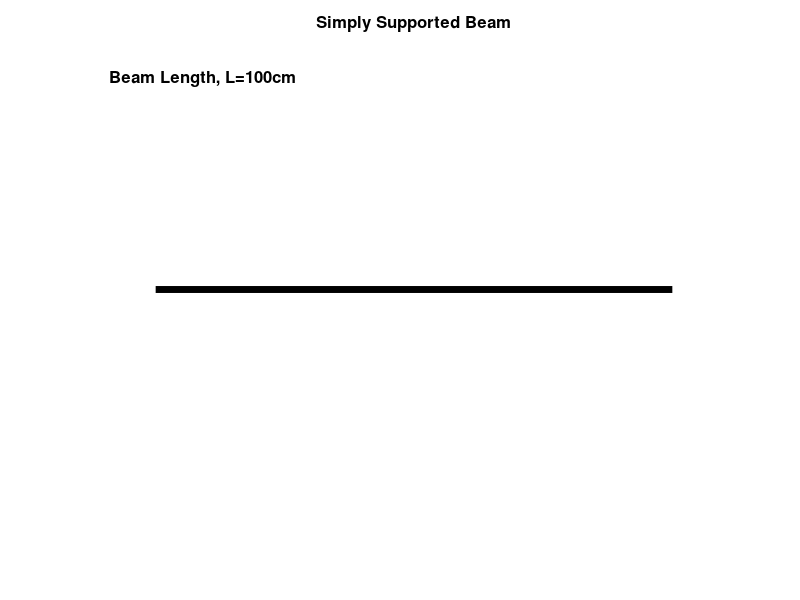

Here is the MATLAB script that generated this plot: (Note: this script raises an error after producing the figure.)
%Generates *.xml scripts for Moodle Embedded answers [cloze] 
%question name - Combined Level 3
%Created by Stecia-Marie Fletcher for the project ,'Intoducing e-learning
%environments to the Biomedical Engineering Programme', supervised by Dr. Pilar 
%Garcia Souto
%UCL Department: Medical Physics and Bioengineering
%Date: July 2014
%version 1.0

comb3=fopen('combined3.xml','w');

fprintf(comb3,'%s','<?xml version="1.0" encoding="UTF-8"?>');
fprintf(comb3,'\n%s','<quiz>');

for i=1:1:100
    
% Start Image

l=randi([10,20]);
L=l*10;

%Plotting the beam

y1=0;
y2=0;
x1=0;
x2=L;

a=plot([x1,x2],[y1,y2],'Color','black','linewidth',5);

hold on

axis([-10 L+10 -1.5 1.5]);

title('Simply Supported Beam','FontSize',12, 'FontWeight','bold');

axis off

%Indicating the beam length on the plot

L_unit=strcat('Beam Length, L= ',num2str(L),'cm');

text(-9,1.3, L_unit,'FontSize',12,'FontWeight','bold');

%Reaction Forces

arrow([0,-0.75],[0,0],'LineWidth',3)

text(-2,-0.85,'R1','Fontsize',12,'FontWeight','bold')

arrow([L,-0.75],[L,0],'LineWidth',3)

text(L-2,-0.85,'R2','Fontsize',12,'Fontweight','bold');

%Plotting distributed load

p1=randi([3,round(l/3)]);
P1=p1*10;
yr=0.05;
hr=0.3;
wr=randi([3,round(l/2.5)]);
WR=wr*10;
rectangle('Position',[P1,yr,WR,hr],'LineWidth',4,'EdgeColor','r','FaceColor','g');

%Labelling distributed load

w=randi([15,50]);
W=w*10;
W_label=strcat(num2str(W),'N');

text(P1+(WR/3),0.15,W_label,'fontsize',12,'fontweight','bold');

%Labelling distances

d1_label=strcat(num2str(P1),'cm');
d2_label=strcat(num2str(WR),'cm');
d3_label=strcat(num2str(L-P1-WR),'cm');

arrow([P1/2,-0.1],[0,-0.1],'LineWidth',2);
arrow([P1/2,-0.1],[P1,-0.1],'LineWidth',2);

arrow([P1+(WR/2),-0.1],[P1,-0.1],'LineWidth',2);
arrow([P1+(WR/2),-0.1],[P1+WR,-0.1],'LineWidth',2);

arrow([(P1+WR+L)/2,-0.1],[P1+WR,-0.1],'LineWidth',2);
arrow([(P1+WR+L)/2,-0.1],[L,-0.1],'LineWidth',2);

text(P1/3,-0.2,d1_label,'fontsize',12,'fontweight','bold');

text(P1+WR/3,-0.2,d2_label,'fontsize',12,'fontweight','bold');

text(P1+WR+(L-P1-WR)/3,-0.2,d3_label,'fontsize',12,'fontweight','bold');

%Indicating level

rectangle('Position',[L-5*L/20+5,1.3,L/20,0.1],'Curvature',[1,1],'LineWidth',1.5,'FaceColor','y');
rectangle('Position',[L-4*L/20+5,1.3,L/20,0.1],'Curvature',[1,1],'LineWidth',1.5,'FaceColor','y');
rectangle('Position',[L-3*L/20+5,1.3,L/20,0.1],'Curvature',[1,1],'LineWidth',1.5,'FaceColor','y');
rectangle('Position',[L-2*L/20+5,1.3,L/20,0.1],'Curvature',[1,1],'LineWidth',1.5);
rectangle('Position',[L-L/20+5,1.3,L/20,0.1],'Curvature',[1,1],'LineWidth',1.5);

%Showing x direction

arrow([0,-1.2],[L/4,-1.2],'linewidth',2);

text(L/4+L/40,-1.2,'x','Fontsize',12,'fontweight','bold');

imgname=strcat('level3a_',num2str(i),'.jpg');

saveas(a,imgname);

hold off

%Drawing equivalent free body diagram with point loads

%Plotting the beam

y1b=0;
y2b=0;
x1b=0;
x2b=L;

b=plot([x1b,x2b],[y1b,y2b],'Color','black','linewidth',5);

hold on

axis([-10 L+10 -1.5 1.5]);

title('Simply Supported Beam','FontSize',12, 'FontWeight','bold');

axis off

%Indicating the beam length on the plot

L_unit_b=strcat('Beam Length, L= ',num2str(L),'cm');

text(-9,1.3, L_unit_b,'FontSize',12,'FontWeight','bold');

%Reaction Forces

arrow([0,-0.75],[0,0],'LineWidth',3)

text(-2,-0.85,'R1','Fontsize',12,'FontWeight','bold')

arrow([L,-0.75],[L,0],'LineWidth',3)

text(L-2,-0.85,'R2','Fontsize',12,'Fontweight','bold');

%Plotting point load

P=P1+WR/2;
arrow([P,0.75],[P,0],'LineWidth',3)

%Labelling point load

W_label_b=strcat(num2str(W),'N');

text(P-5,0.85,W_label_b,'fontsize',12,'fontweight','bold')

%Labelling distances

d_label=strcat(num2str(P),'cm');

if P>=L/2
     
arrow([P/2,-0.1],[0,-0.1],'LineWidth',3);
arrow([P/2,-0.1],[P,-0.1],'LineWidth',3);

text(P/3,-0.2,d_label,'fontsize',12,'fontweight','bold');

else
    
    arrow([P+L/2,-0.1],[L,-0.1],'LineWidth',3);
    arrow([P+L/2,-0.1],[P,-0.1],'LineWidth',3);
    
  LP=L-P;
    
    text(P+(LP/3),-0.2,strcat(num2str(LP),'cm'),'fontsize',12,'fontweight','bold');
    
end 

%Showing x direction

arrow([0,-1.2],[L/4,-1.2],'linewidth',2);

text(L/4+L/40,-1.2,'x','Fontsize',12,'fontweight','bold');

imgname=strcat('level3b_',num2str(i),'.jpg');

saveas(b,imgname);

hold off

%End image

fprintf(comb3,'\n<!--question %d-->',i);
fprintf(comb3,'\n%s','<question type="cloze">');

fprintf(comb3,'\n%s','<name>');
fprintf(comb3,'\n<text>Combined %d Level 3</text>',i);
fprintf(comb3,'\n%s','</name>');

fprintf(comb3,'\n%s','<questiontext format="html">');
fprintf(comb3,'\n%s','<text>');
fprintf(comb3,'\n%s','<![CDATA[<p><img style="width: 625px; heght: 500px; margin-right: auto; margin-left: auto; display: block;"');
fprintf(comb3,'src="http://www.ucl.ac.uk/~wmapsfl/moodle/combined3/level3a_%d.jpg"',i);
fprintf(comb3,'%s','alt="Beamplot" width="30 height="30"/></p>');

fprintf(comb3,'\n%s','<p style="text-align: left;">Consider a simply supported beam as shown above with length L.</p>');
fprintf(comb3,'\n%s','<p style="text-align: left;">There are two supports at either end of the beam,which generate reaction forces R1 and R2, at positions x=0 and x=L respectively.</p>');
fprintf(comb3,'\n%s','<p style="text-align: left;">There is a Uniformly Distributed Load (UDL) acting on the beam as shown in the diagram.</p>');
fprintf(comb3,'\n%s','<p style="text-align: left;">Below is the equivalent Free Body Diagram using only Point Loads.</p>');

fprintf(comb3,'\n%s','<p><img style="width: 625px; heght: 500px; margin-right: auto; margin-left: auto; display: block;"');
fprintf(comb3,'src="http://www.ucl.ac.uk/~wmapsfl/moodle/combined3/level3b_%d.jpg"',i);
fprintf(comb3,'%s','alt="Beamplot" width="30 height="30"/></p>');


fprintf(comb3,'\n%s','<pstyle="text-align: left;" >Using the convention that upward forces and anti-clockwise moments are positive, and the information given:');
fprintf(comb3,'\n%s','<p>a) Calculate the reaction forces R1 and R2 to the nearest whole number.');

%Calculating reaction forces

R2=(W*P)/L;

R1=W-R2;

fprintf(comb3,'\n%s','<p style="text-align: center;" >');
fprintf(comb3,'R1 = {1:NUMERICAL:=%3.0f:1#Good job!~*#Sorry. Try again.} N</p>',R1);
fprintf(comb3,'\n%s','<p style="text-align: center;" >');
fprintf(comb3,'R2 = {1:NUMERICAL:=%3.0f:1#Good job!~*#Sorry. Try again.} N</p>',R2);

fprintf(comb3,'\n%s','<p style="text-align: left;">b) Calculate and draw the Shear Force Diagram (SFD) on paper and identify the following values:</p>');

%Calculating shear force

SFA=R1;
SFB=R1;
SFC=-1*R2;
SFD=0;


fprintf(comb3,'\n%s','<p style="text-align: left;">Shear Force just to the right of A i.e (x=0).</p>');
fprintf(comb3,'\n%s','<p style="text-align: center;">');
fprintf(comb3,'{1:NUMERICAL:=%3.0f:1#Good job!~*#Sorry. Try again.} N</p>',SFA);

fprintf(comb3,'\n<p style="text-align: left;">Shear Force just to the right of B i.e. (x=%d).</p>',P1);
fprintf(comb3,'\n%s','<p style="text-align: center;">');
fprintf(comb3,'{1:NUMERICAL:=%3.0f:1#Good job!~*#Sorry. Try again.} N</p>',SFB);

fprintf(comb3,'\n<p style="text-align: left;">Shear Force just to the right of C i.e. (x=%d).</p>',(P1+WR));
fprintf(comb3,'\n%s','<p style="text-align: center;">');
fprintf(comb3,'{1:NUMERICAL:=%3.0f:1#Good job!~*#Sorry. Try again.} N</p>',SFC);

fprintf(comb3,'\n%s','<p style="text-align: left;">Shear Force just to the right of D i.e (x=L).</p>');
fprintf(comb3,'\n%s','<p style="text-align: center;">');
fprintf(comb3,'{1:NUMERICAL:=%3.0f:1#Good job!~*#Sorry. Try again.} N</p>',0);

fprintf(comb3,'\n%s','<p style="text-align:left;">From the drop down menus below indicate how the indicated points are connected in the SFD</p>');
fprintf(comb3,'\n%s','<p>1) A and B {1:MULTICHOICE:Either a horizontal or vertical line.~=A combination of horizontal and vertical lines.~A line with a slope.~A curve}</p>');

fprintf(comb3,'\n%s','<p>2) B and C {1:MULTICHOICE:Either a horizontal or vertical line.~A combination of horizontal and vertical lines.~=A line with a slope.~A curve}</p>');

fprintf(comb3,'\n%s','<p>3) C and D {1:MULTICHOICE:Either a horizontal or vertical line.~=A combination of horizontal and vertical lines.~A line with a slope.~A curve}</p>');


%Calculating the bending moments

%Converting cm to m

Lm=L/100;
P1m=P1/100;
WRm=WR/100;
P2=P1m+WRm;

BMA=0;
BMB=abs(R1*P1m);
BMC=abs(R2*(Lm-P2));
BMD=0;

fprintf(comb3,'\n%s','<p style="text-align: left;">c) Calculate and draw the Bending Moment Diagram (BMD) on paper and identify the following values:</p>');

fprintf(comb3,'\n%s','<p style="text-align: left;">Bending moment at A.</p>');
fprintf(comb3,'\n%s','<p style="text-align: center;">');
fprintf(comb3,'{1:NUMERICAL:=%3.0f:1#Good job!~*#Sorry. Try again.} N.m</p>',0);

fprintf(comb3,'\n%s','<p style="text-align: left;">Bending Moment at B.</p>');
fprintf(comb3,'\n%s','<p style="text-align: center;">');
fprintf(comb3,'{1:NUMERICAL:=%3.0f:1#Good job!~*#Sorry. Try again.} N.m</p>',BMB);

fprintf(comb3,'\n%s','<p style="text-align: left;">Bending Moment at C.</p>');
fprintf(comb3,'\n%s','<p style="text-align: center;">');
fprintf(comb3,'{1:NUMERICAL:=%3.0f:1#Good job!~*#Sorry. Try again.} N.m</p>',BMC);

fprintf(comb3,'\n%s','<p style="text-align: left;">Bending Moment at D.</p>');
fprintf(comb3,'\n%s','<p style="text-align: center;">');
fprintf(comb3,'{1:NUMERICAL:=%3.0f:1#Good job!~*#Sorry. Try again.} N.m</p>',0);

fprintf(comb3,'\n%s','<p style="text-align:left;">From the drop down menus below indicate how the indicated points are connected in the BMD</p>');
fprintf(comb3,'\n%s','<p>1) A and B {1:MULTICHOICE:Either a horizontal or vertical line.~A combination of horizontal and vertical lines.~=A line with a slope.~A curve}</p>');

fprintf(comb3,'\n%s','<p>2) B and C {1:MULTICHOICE:Either a horizontal or vertical line.~A combination of horizontal and vertical lines.~A line with a slope.~=A curve}</p>');

fprintf(comb3,'\n%s','<p>3) C and D {1:MULTICHOICE:Either a horizontal or vertical line.~A combination of horizontal and vertical lines.~=A line with a slope.~A curve}</p>');

fprintf(comb3,'\n%s','<p style="text-align:left;">d) Where does the maximum bending moment occur?</p>');

%Calculations for X1

m=(SFC-SFB)/WR;
c=SFB-(m*P1);
X1=(-1*c)/m;
X1m=X1/100;
Pm=P/100;

%Calculating Maximum Bending moment

if X1<P
    BM_Max=abs(R1*X1m);
else
    BM_Max=abs(R2*(Lm-X1m));
end

fprintf(comb3,'\n%s','<p style="text-align: center;">');
fprintf(comb3,'{1:NUMERICAL:=%3.0f:1#Good job!The BMD is a maximum at the x intercept of the SFD.~*#Sorry. Try again.The BMD is a maximum at the x intercept of the SFD.} cm</p>',X1);

fprintf(comb3,'\n%s','<p style="text-align:left;">d) What is the maximum bending moment?</p>');
fprintf(comb3,'\n%s','<p style="text-align: center;">');
fprintf(comb3,'{1:NUMERICAL:=%3.0f:1#Good job!The BMD is a maximum at the x intercept of the SFD.~*#Sorry. Try again.The BMD is a maximum at the x intercept of the SFD.} N.m</p>]]>',BM_Max);

fprintf(comb3,'\n%s','</text>');
fprintf(comb3,'\n%s','</questiontext>');



fprintf(comb3,'\n%s','<penalty>0</penalty>');
fprintf(comb3,'\n%s','<hidden>0</hidden>');





fprintf(comb3,'\n%s','</question>');
end 
fprintf(comb3,'\n%s','</quiz>');
